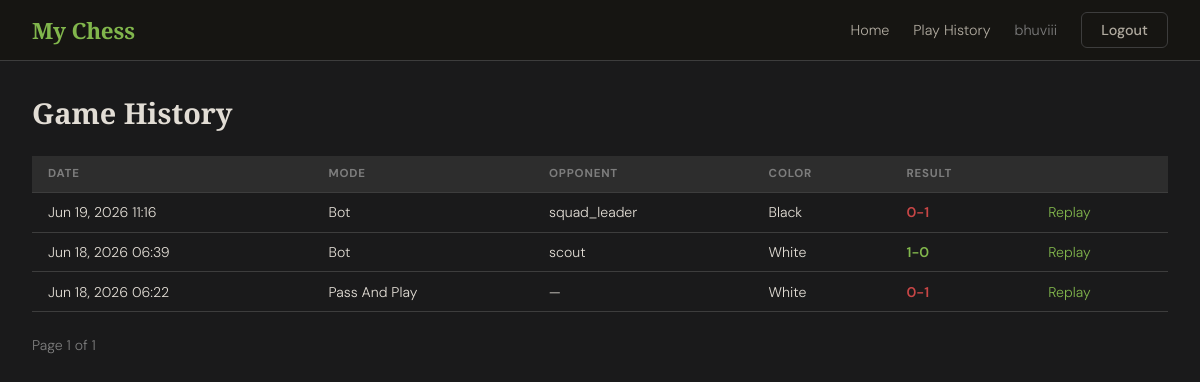
Screenshot of /history (signed in) with the database file from the repository.
### src/models.py (models this page shows, shortened)
class User(UserMixin, db.Model):
    __tablename__ = 'users'
    id            = db.Column(db.Integer, primary_key=True)
    username      = db.Column(db.String(64), unique=True, nullable=False)
    email         = db.Column(db.String(120), unique=True, nullable=False)
    password_hash = db.Column(db.String(256), nullable=False)
    rating        = db.Column(db.Integer, default=1200)   # NEW — Elo rating
    created_at    = db.Column(db.DateTime, default=datetime.utcnow)
    games = db.relationship('Game', backref='player', lazy=True)

class Game(db.Model):
    __tablename__ = 'games'
    id           = db.Column(db.Integer, primary_key=True)
    token        = db.Column(db.String(16), unique=True, nullable=False, default=lambda: secrets.token_urlsafe(8))
    user_id      = db.Column(db.Integer, db.ForeignKey('users.id'), nullable=True)
    pgn          = db.Column(db.Text, nullable=False)
    result       = db.Column(db.String(10))
    mode         = db.Column(db.String(20))
    bot_name     = db.Column(db.String(50))
    player_color = db.Column(db.String(10))
    white_accuracy = db.Column(db.Float, nullable=True)
    black_accuracy = db.Column(db.Float, nullable=True)
    played_at    = db.Column(db.DateTime, default=datetime.utcnow)

### src/routes.py (the view)
@game_bp.route('/history')
@login_required
def history():
    page = request.args.get('page', 1, type=int)
    games = Game.query.filter_by(user_id=current_user.id)\
                      .order_by(Game.played_at.desc())\
                      .paginate(page=page, per_page=10, error_out=False)
    return render_template('history.html', games=games)

### src/models.py (called while the page is built)
@login_manager.user_loader
def load_user(user_id):
    return User.query.get(int(user_id))

### src/templates/history.html (shortened to what this page needs)
{% extends 'base.html' %}
{% block content %}
<div class="history-page">
  <h1>Game History</h1>
  {% if games.items %}
  <table class="games-table">
    <thead>
      <tr><th>Date</th><th>Mode</th><th>Opponent</th><th>Color</th><th>Result</th><th></th></tr>
    </thead>
    <tbody>
      {% for game in games.items %}
      <tr>
        <td>{{ game.played_at.strftime('%b %d, %Y %H:%M') }}</td>
        <td>{{ game.mode.replace('_', ' ').title() }}</td>
        <td>{{ game.bot_name or '—' }}</td>
        <td>{{ game.player_color.title() }}</td>
        <td class="result result-{{ game.result }}">{{ game.result }}</td>
        <td><a href="{{ url_for('game.replay', token=game.token) }}">Replay</a></td>
      </tr>
      {% endfor %}
    </tbody>
  </table>
  <div class="pagination">
    <span>Page {{ games.page }} of {{ games.pages }}</span>
  </div>
  {% else %}
    <p class="empty-state">No games saved yet. <a href="{{ url_for('game.dashboard') }}">Play one!</a></p>
  {% endif %}
</div>
{% endblock %}

### src/templates/base.html (shortened to what this page needs)
<!DOCTYPE html>
<html lang="en">
<head>
  <link rel="stylesheet" href="{{ url_for('static', filename='css/main.css') }}" />
</head>
<body>
<nav class="navbar">
  <a class="nav-brand" href="{{ url_for('game.dashboard') }}">My Chess</a>
  <div class="nav-links">
    {% if current_user.is_authenticated %}
      <a href="{{ url_for('game.dashboard') }}">Home</a>
      <a href="{{ url_for('game.history') }}">Play History</a>
      <span class="nav-user">{{ current_user.username }}</span>
      <a href="{{ url_for('auth.logout') }}" class="btn-outline">Logout</a>
    {% else %}
      <a href="{{ url_for('auth.login') }}">Login</a>
      <a href="{{ url_for('auth.register') }}" class="btn-primary">Register</a>
    {% endif %}
  </div>
</nav>
<main class="main-content">
  {% block content %}{% endblock %}
</main>
</body>
</html>

### src/static/css/main.css (style rules this page uses)
:root { --bg: #1a1a1b; --surface: #242424; --surface2: #2d2d2d; --border: #3d3d3d; --text: #e2ddd5; --muted: #7d7d7d; --accent: #81b64c; --accent2: #a0d468; --accent-dim: rgba(129,182,76,0.12); --danger: #c84646; --success: #81b64c; --radius: 6px; --radius-lg: 10px; --font-head: 'Playfair Display', Georgia, serif; --font-body: 'DM Sans', system-ui, sans-serif; --font-mono: 'JetBrains Mono', 'Fira Mono', 'Courier New', monospace; --text2: #b0aa9f; }
*, *::before, *::after { box-sizing: border-box; margin: 0; padding: 0; }
html { font-size: 16px; }
body { background: var(--bg); color: var(--text); font-family: var(--font-body); font-weight: 300; min-height: 100vh; }
a { color: var(--accent); text-decoration: none; }
.navbar { display: flex; align-items: center; justify-content: space-between; padding: 0.75rem 2rem; border-bottom: 1px solid var(--border); background: #161512; position: sticky; top: 0; z-index: 100; }
.nav-brand { font-family: var(--font-head); font-size: 1.4rem; color: var(--accent); font-weight: 900; letter-spacing: -0.01em; }
.nav-links { display: flex; gap: 1.5rem; align-items: center; }
.nav-links a { color: var(--text2); font-size: .9rem; transition: color .15s; }
.nav-user { color: var(--muted); font-size: .9rem; }
.btn-primary, .btn-outline, .btn-sm { display: inline-block; padding: .5rem 1.2rem; border-radius: var(--radius); font-family: var(--font-body); font-size: .9rem; font-weight: 500; cursor: pointer; transition: all .15s; border: 1.5px solid transparent; text-align: center; }
.btn-outline { background: transparent; color: var(--text2); border-color: var(--border); }
.main-content { padding: 2rem; max-width: 1200px; margin: 0 auto; }
.games-table { width: 100%; border-collapse: collapse; }
.games-table th, .games-table td { padding: .65rem 1rem; text-align: left; border-bottom: 1px solid var(--border); font-size: .88rem; }
.games-table th { color: var(--muted); text-transform: uppercase; font-size: .72rem; letter-spacing: .07em; background: var(--surface2); }
.result { font-weight: 600; }
.result-1-0 { color: var(--success); }
.result-0-1 { color: var(--danger); }
.history-page h1 { font-family: var(--font-head); font-size: 1.8rem; margin-bottom: 1.5rem; }
.pagination { display: flex; gap: 1rem; align-items: center; margin-top: 1.5rem; color: var(--muted); font-size: .88rem; }

### rows the page displays
User: username "bhuviii"
Game: played_at "Jun 19, 2026 11:16", mode.replace "Bot", bot_name "squad_leader", player_color "Black", result "0-1"
Game: played_at "Jun 18, 2026 06:39", mode.replace "Bot", bot_name "scout", player_color "White", result "1-0"
Game: played_at "Jun 18, 2026 06:22", mode.replace "Pass And Play", bot_name "—", player_color "White", result "0-1"

### other values shown
{{ games.page }} "1"
{{ games.pages }} "1"
